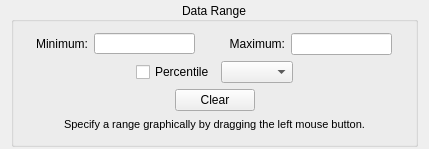
<?xml version="1.0" encoding="UTF-8"?>
<ui version="4.0">
 <class>RangeControlsWidgetClass</class>
 <widget class="QWidget" name="RangeControlsWidgetClass">
  <property name="geometry">
   <rect>
    <x>0</x>
    <y>0</y>
    <width>429</width>
    <height>149</height>
   </rect>
  </property>
  <property name="minimumSize">
   <size>
    <width>360</width>
    <height>96</height>
   </size>
  </property>
  <property name="windowTitle">
   <string>RangeControlsWidget</string>
  </property>
  <layout class="QVBoxLayout" name="verticalLayout_2">
   <property name="topMargin">
    <number>2</number>
   </property>
   <property name="bottomMargin">
    <number>2</number>
   </property>
   <item>
    <widget class="QGroupBox" name="groupBox">
     <property name="title">
      <string>Data Range</string>
     </property>
     <property name="alignment">
      <set>Qt::AlignCenter</set>
     </property>
     <layout class="QVBoxLayout" name="verticalLayout">
      <item>
       <layout class="QHBoxLayout" name="rangeLayout">
        <item>
         <layout class="QHBoxLayout" name="horizontalLayout">
          <item>
           <spacer name="horizontalSpacer_5">
            <property name="orientation">
             <enum>Qt::Horizontal</enum>
            </property>
            <property name="sizeHint" stdset="0">
             <size>
              <width>13</width>
              <height>20</height>
             </size>
            </property>
           </spacer>
          </item>
          <item>
           <widget class="QLabel" name="minLabel">
            <property name="text">
             <string>&lt;font color='black'&gt;Minimum:&lt;/font&gt;</string>
            </property>
            <property name="alignment">
             <set>Qt::AlignRight|Qt::AlignTrailing|Qt::AlignVCenter</set>
            </property>
           </widget>
          </item>
          <item>
           <widget class="QLineEdit" name="minLineEdit">
            <property name="sizePolicy">
             <sizepolicy hsizetype="Fixed" vsizetype="Fixed">
              <horstretch>0</horstretch>
              <verstretch>0</verstretch>
             </sizepolicy>
            </property>
            <property name="minimumSize">
             <size>
              <width>101</width>
              <height>21</height>
             </size>
            </property>
            <property name="maximumSize">
             <size>
              <width>101</width>
              <height>21</height>
             </size>
            </property>
            <property name="toolTip">
             <string>Minimum data range.</string>
            </property>
           </widget>
          </item>
          <item>
           <spacer name="horizontalSpacer_6">
            <property name="orientation">
             <enum>Qt::Horizontal</enum>
            </property>
            <property name="sizeHint" stdset="0">
             <size>
              <width>13</width>
              <height>20</height>
             </size>
            </property>
           </spacer>
          </item>
         </layout>
        </item>
        <item>
         <layout class="QHBoxLayout" name="maxLayout">
          <item>
           <spacer name="horizontalSpacer_4">
            <property name="orientation">
             <enum>Qt::Horizontal</enum>
            </property>
            <property name="sizeHint" stdset="0">
             <size>
              <width>18</width>
              <height>20</height>
             </size>
            </property>
           </spacer>
          </item>
          <item>
           <widget class="QLabel" name="maxLabel">
            <property name="text">
             <string>&lt;font color='black'&gt;Maximum:&lt;/font&gt;</string>
            </property>
            <property name="alignment">
             <set>Qt::AlignRight|Qt::AlignTrailing|Qt::AlignVCenter</set>
            </property>
           </widget>
          </item>
          <item>
           <widget class="QLineEdit" name="maxLineEdit">
            <property name="sizePolicy">
             <sizepolicy hsizetype="Fixed" vsizetype="Fixed">
              <horstretch>0</horstretch>
              <verstretch>0</verstretch>
             </sizepolicy>
            </property>
            <property name="minimumSize">
             <size>
              <width>101</width>
              <height>21</height>
             </size>
            </property>
            <property name="maximumSize">
             <size>
              <width>101</width>
              <height>16777215</height>
             </size>
            </property>
            <property name="focusPolicy">
             <enum>Qt::StrongFocus</enum>
            </property>
            <property name="toolTip">
             <string>Maximum range value.</string>
            </property>
           </widget>
          </item>
          <item>
           <spacer name="maxSpacer">
            <property name="orientation">
             <enum>Qt::Horizontal</enum>
            </property>
            <property name="sizeHint" stdset="0">
             <size>
              <width>13</width>
              <height>20</height>
             </size>
            </property>
           </spacer>
          </item>
         </layout>
        </item>
       </layout>
      </item>
      <item>
       <layout class="QHBoxLayout" name="horizontalLayout_6">
        <item>
         <spacer name="horizontalSpacer_9">
          <property name="orientation">
           <enum>Qt::Horizontal</enum>
          </property>
          <property name="sizeHint" stdset="0">
           <size>
            <width>40</width>
            <height>20</height>
           </size>
          </property>
         </spacer>
        </item>
        <item>
         <widget class="QCheckBox" name="percentileCheckBox">
          <property name="toolTip">
           <string>Set the data range based on a percentile.</string>
          </property>
          <property name="text">
           <string>Percentile</string>
          </property>
         </widget>
        </item>
        <item>
         <widget class="QComboBox" name="percentileComboBox">
          <property name="toolTip">
           <string>Specify the percentage of data to include in the range.</string>
          </property>
         </widget>
        </item>
        <item>
         <spacer name="horizontalSpacer_10">
          <property name="orientation">
           <enum>Qt::Horizontal</enum>
          </property>
          <property name="sizeHint" stdset="0">
           <size>
            <width>40</width>
            <height>20</height>
           </size>
          </property>
         </spacer>
        </item>
       </layout>
      </item>
      <item>
       <layout class="QHBoxLayout" name="horizontalLayout_4">
        <item>
         <spacer name="horizontalSpacer_3">
          <property name="orientation">
           <enum>Qt::Horizontal</enum>
          </property>
          <property name="sizeHint" stdset="0">
           <size>
            <width>40</width>
            <height>20</height>
           </size>
          </property>
         </spacer>
        </item>
        <item>
         <widget class="QPushButton" name="clearRangeButton">
          <property name="toolTip">
           <string>Clear the range.</string>
          </property>
          <property name="text">
           <string>Clear</string>
          </property>
         </widget>
        </item>
        <item>
         <spacer name="horizontalSpacer_7">
          <property name="orientation">
           <enum>Qt::Horizontal</enum>
          </property>
          <property name="sizeHint" stdset="0">
           <size>
            <width>40</width>
            <height>20</height>
           </size>
          </property>
         </spacer>
        </item>
       </layout>
      </item>
      <item>
       <layout class="QHBoxLayout" name="horizontalLayout_5">
        <item>
         <spacer name="horizontalSpacer">
          <property name="orientation">
           <enum>Qt::Horizontal</enum>
          </property>
          <property name="sizeHint" stdset="0">
           <size>
            <width>40</width>
            <height>5</height>
           </size>
          </property>
         </spacer>
        </item>
        <item>
         <widget class="QLabel" name="label_3">
          <property name="font">
           <font>
            <pointsize>8</pointsize>
           </font>
          </property>
          <property name="text">
           <string>&lt;html&gt;&lt;font color='black'&gt;Specify a range graphically by dragging the left mouse button.&lt;/font&gt;&lt;/html&gt;</string>
          </property>
         </widget>
        </item>
        <item>
         <spacer name="horizontalSpacer_2">
          <property name="orientation">
           <enum>Qt::Horizontal</enum>
          </property>
          <property name="sizeHint" stdset="0">
           <size>
            <width>40</width>
            <height>5</height>
           </size>
          </property>
         </spacer>
        </item>
       </layout>
      </item>
     </layout>
    </widget>
   </item>
  </layout>
 </widget>
 <layoutdefault spacing="6" margin="11"/>
 <resources/>
 <connections/>
</ui>
